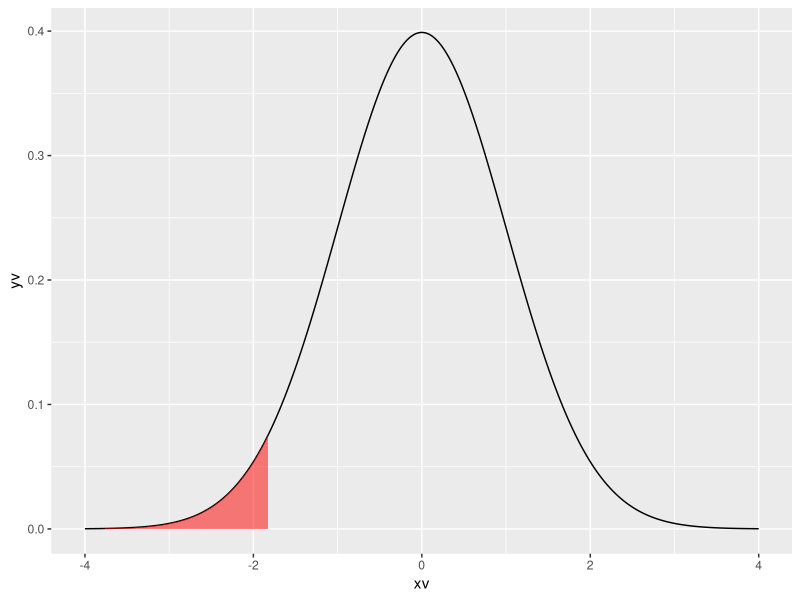
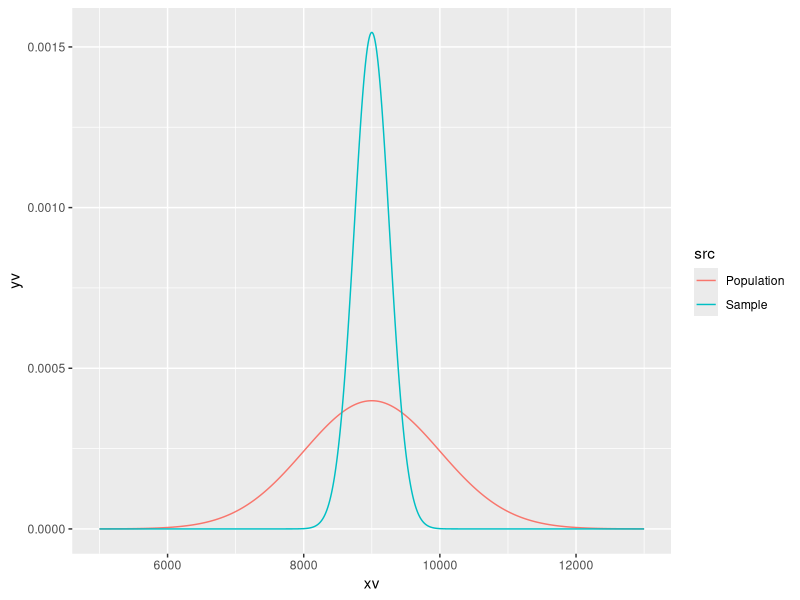

R code for these plots, in order:
## ---- chunk 1
library(dplyr)
library(ggplot2)
library(ggthemes)

# setup normal plots
xv = seq(-4, 4, 0.01)
yv = dnorm(xv, 0, 1)
df = data.frame(xv, yv)
p = ggplot(df, aes(x=xv, y=yv)) + geom_line()
## ---- chunk 2
shade = df[df$xv < (-1.82), ]
pnorm(-1.82)
p + geom_ribbon(data = shade, aes(ymax=yv, ymin=0), fill = 'red', alpha = 0.5)
## ---- chunk 3
xv = seq(9000 - 4*1000, 9000 + 4*1000, 1)
yv = dnorm(xv, 9000, 1000)
dfPop = data.frame(src = 'Population', xv, yv)
xv = seq(9000 - 4*1000, 9000 + 4*1000, 1)
yv = dnorm(xv, 9000, 1000 / sqrt(15))
dfSamp = data.frame(src = 'Sample', xv, yv)
df = bind_rows(dfPop, dfSamp)
p = ggplot(df, aes(x=xv, y=yv, color=src)) + geom_line()
p
